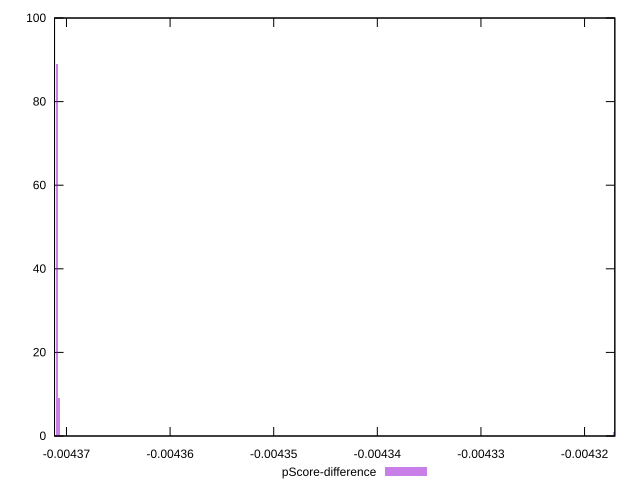

gnuplot code for this plot:
reset

$pScoreDifference <<EOF
-0.004317122794739993 1
-0.004370875344233612 89
-0.0043706991063664205 9
-0.004371227819967996 1
EOF

set key outside below
set boxwidth 1.7623786719219436e-7
set xrange [-0.004371152310870374:-0.00431707906754536]
set yrange [0:100]
set trange [0:100]
set style fill transparent solid 0.5 noborder
set terminal svg size 640, 490 enhanced background rgb 'white'
set output "report_00018_2021-02-10T15-25-16.877Z/uses-long-cache-ttl/samples/pages+cached+noadtech/pScore-difference/histogram.svg"

plot $pScoreDifference title "pScore-difference" with boxes

reset
